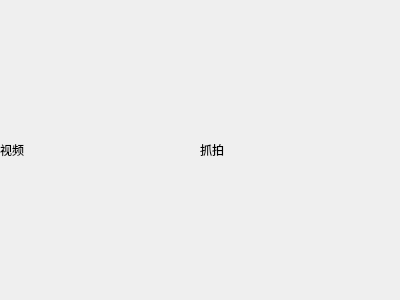
<?xml version="1.0" encoding="UTF-8"?>
<ui version="4.0">
 <class>VideoWidget</class>
 <widget class="QWidget" name="VideoWidget">
  <property name="geometry">
   <rect>
    <x>0</x>
    <y>0</y>
    <width>400</width>
    <height>300</height>
   </rect>
  </property>
  <property name="windowTitle">
   <string>Form</string>
  </property>
  <layout class="QHBoxLayout" name="horizontalLayout">
   <property name="spacing">
    <number>0</number>
   </property>
   <property name="leftMargin">
    <number>0</number>
   </property>
   <property name="topMargin">
    <number>0</number>
   </property>
   <property name="rightMargin">
    <number>0</number>
   </property>
   <property name="bottomMargin">
    <number>0</number>
   </property>
   <item>
    <widget class="QLabel" name="label">
     <property name="text">
      <string>视频</string>
     </property>
    </widget>
   </item>
   <item>
    <widget class="QLabel" name="label_2">
     <property name="text">
      <string>抓拍</string>
     </property>
    </widget>
   </item>
  </layout>
 </widget>
 <resources/>
 <connections/>
</ui>
